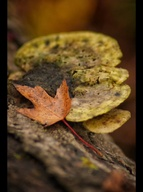
#> input picture 9-parallel-processing/input/0.jpg, 143 x 192 px, shrunk from 570 x 768 before the run; its folder holds 4 pictures in this run
$ python image_multiproccesing.py
#> lines starting #> are read from the running program, lines starting #| are printed output that depends on the picture
import numpy as np
import matplotlib.image as mpimg
import multiprocessing


def rgb2gray(rgb_img):
    return np.dot(rgb_img[...,:3], [0.2989, 0.5870, 0.1140])


def read_and_save(i):
#> called with i = 0
    img = mpimg.imread(f"input/{i}.jpg")
#> img is the input picture: shape (192, 143, 3); mean R, G, B 93.5, 68.1, 35.9
    gray = rgb2gray(img)
    mpimg.imsave(f"output/{i}.jpg", gray, cmap="gray")
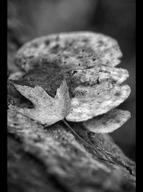
#> saved as 0.jpg: shape (192, 143, 3); min 0, max 255, mean 88.5


if __name__ == "__main__":
    with multiprocessing.Pool(4) as pool:
        pool.map(read_and_save, [i for i in range(6)])
#> call 2 of read_and_save, with i = 1
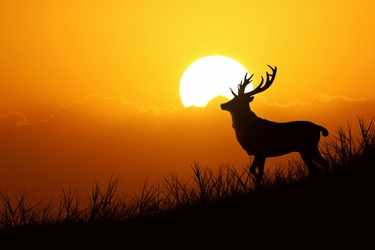
#> input picture 9-parallel-processing/input/1.jpg, 375 x 250 px, shrunk from 1500 x 1000 before the run
#> in read_and_save, img is the input picture: shape (250, 375, 3); mean R, G, B 155.2, 98.5, 18.7
#> in rgb2gray (call 2), `return np.dot(rgb_img[...,:3], [0.2989, 0.5870, 0.1140])`:
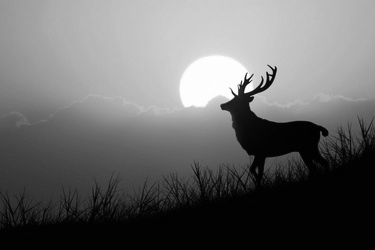
#> returned value: shape (250, 375) float64; min 0.228, max 255, mean 106.3
#> call 3 of read_and_save, with i = 2
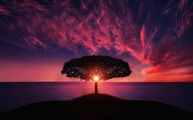
#> input picture 9-parallel-processing/input/2.jpg, 193 x 120 px, shrunk from 771 x 480 before the run
#> in read_and_save, img is the input picture: shape (120, 193, 3); mean R, G, B 73.6, 30.4, 51.2
#> in rgb2gray (call 3), `return np.dot(rgb_img[...,:3], [0.2989, 0.5870, 0.1140])`:
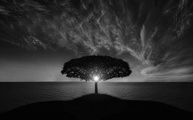
#> returned value: shape (120, 193) float64; min 0.869, max 251.1, mean 45.7
#> call 4 of read_and_save, with i = 3
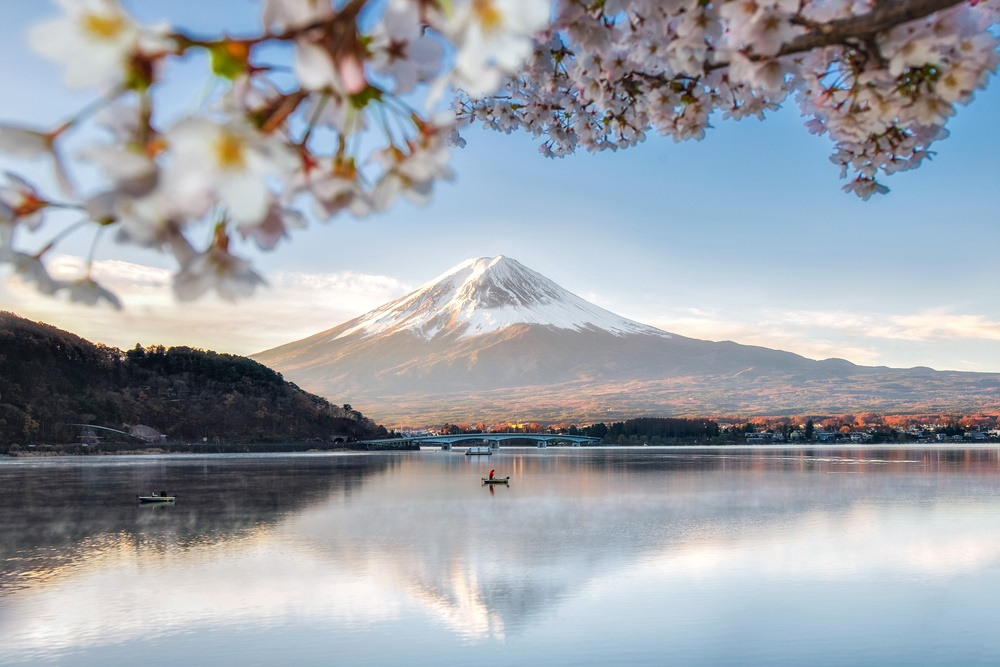
#> input picture 9-parallel-processing/input/3.jpg, 1000 x 667 px, shrunk from 3999 x 2666 before the run
#> in read_and_save, img is the input picture: shape (667, 1000, 3); mean R, G, B 157.8, 162.9, 169.9
#> in rgb2gray (call 4), `return np.dot(rgb_img[...,:3], [0.2989, 0.5870, 0.1140])`:
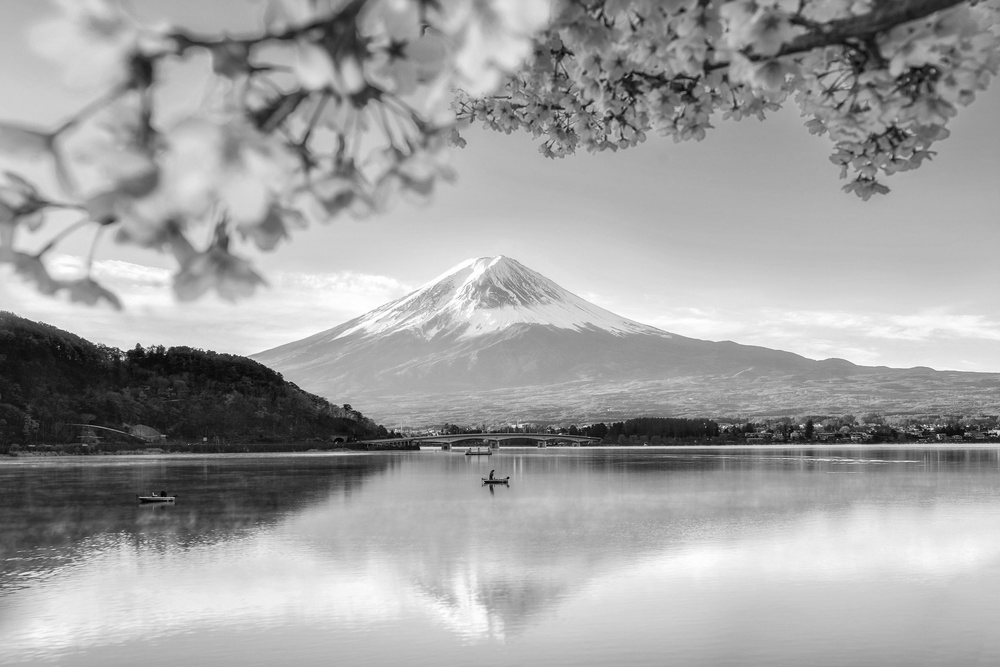
#> returned value: shape (667, 1000) float64; min 0, max 255, mean 162.2
#> (the run stopped early here; a loop or call above may not have finished)
